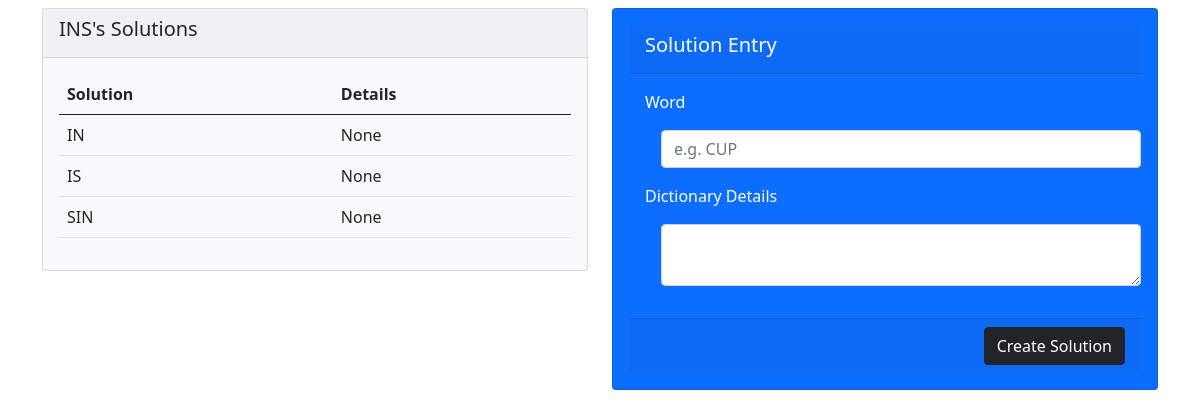
Page /solutions/8 on the committed database.
### wordapp/models.py (models this page shows)
class Level(models.Model):
    level_serial = models.IntegerField()
    level_letters = models.CharField(max_length=50)
    level_completed = models.BooleanField(default=False)
    chapter = models.ForeignKey(Chapter, on_delete=models.CASCADE)
    class Meta:
        unique_together = ("level_letters","chapter")

class Solution(models.Model):
    solution_word = models.CharField(max_length=50)
    solution_details = models.TextField(max_length=1000, null=True,default=None)
    level = models.ForeignKey(Level, on_delete=models.CASCADE)

### wordgame/views.py (the view, shortened to what this page needs)
# urls.py: path('solutions/<int:levelid>', views.solutions, name="solutions")
def solutions(request, levelid):
    error = ""
    level = Level.objects.get(id=levelid)
    solutions = Solution.objects.filter(level_id=levelid)
    data = {
        "level": level,
        "solutions": solutions,
        "error": error
    }
    return render(request, "solutions.html", data)

### templates/solutions.html (shortened to what this page needs)
{% load static %}
<!DOCTYPE html>
<html lang="en">
<head>
    <link href="{% static 'css/bootstrap.min.css' %}" rel="stylesheet">
</head>
<body>
<div class="container">
    <div class="row">
        <div class="col-md-6">
            <div class="card bg-light">
                <div class="card-header">
                    <h5 class="card-title">{{ level.level_letters }}'s Solutions</h5>
                </div>
                <div class="card-body">
                    <table class="table">
                        <thead>
                        <tr>
                            <th>Solution</th>
                            <th>Details</th>
                        </tr>
                        </thead>
                        <tbody>
                        {% for solution in solutions %}
                            <tr>
                                <td>
                                    {{ solution.solution_word }}
                                </td>
                            <td>
                                {{ solution.solution_details|truncatechars:50 }}
                            </td>
                            </tr>
                        {% endfor %}
                        </tbody>
                    </table>
                </div>
            </div>
        </div>
        <div class="col-md-6">
            <div class="card bg-primary text-white p-3">
                <form method="post">
                    <div class="card-header">
                        <h5 class="card-title">Solution Entry</h5>
                    </div>
                    <div class="card-body">
                        <div class="form-group">
                            <label for="solution_word">Word</label>
                            <input type="text" id="solution_word" name="solution_word" class="m-3 form-control"
                                   placeholder="e.g. CUP">
                            <label for="solution_details">Dictionary Details</label>
                            <textarea id="solution_details" name="solution_details" class="m-3 form-control"></textarea>
                        </div>
                    </div>
                    <div class="card-footer d-flex justify-content-end">
                        <button type="submit" class="btn btn-dark">Create Solution</button>
                    </div>
                </form>
            </div>
        </div>
    </div>
</div>
</body>
</html>

### rows in the picture
Level: level_letters "INS"
Solution: solution_word "IN", solution_details "None"
Solution: solution_word "IS", solution_details "None"
Solution: solution_word "SIN", solution_details "None"
